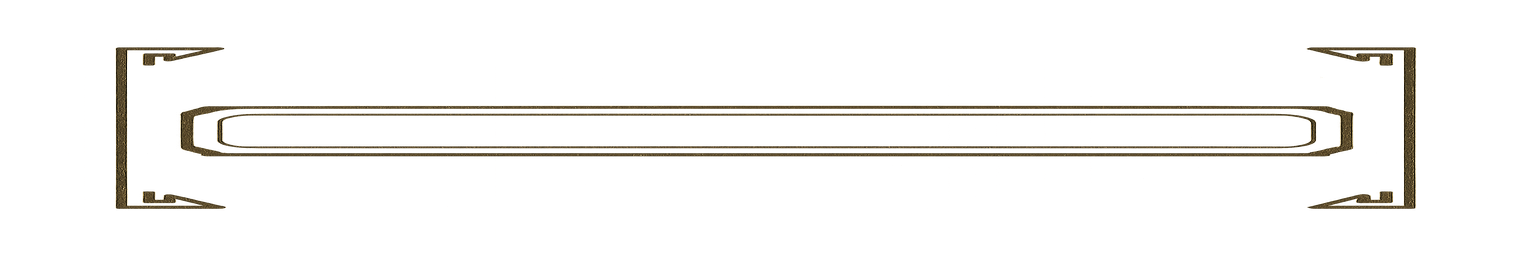
#> input picture tools/generated/wuxia_elements_r2/bar_base.png, 1536 x 256 px, given in place of button_regular.png, which was not available
$ python downscale_small_controls.py
#> lines starting #> are read from the running program, lines starting #| are printed output that depends on the picture
#!/usr/bin/env python3
from __future__ import annotations

from pathlib import Path

from PIL import Image


ROOT = Path(__file__).resolve().parents[1]
TEXTURE_DIR = ROOT / "resources" / "ui" / "textures" / "wuxia"
TARGETS = {
    "button_regular.png": (341, 171),
    "button_pressed.png": (341, 171),
    "button_danger.png": (341, 171),
    "slot_frame.png": (341, 341),
}


def resize_texture(path: Path, size: tuple[int, int]) -> None:
#> called with size = (341, 171)
    image = Image.open(path).convert("RGBA")
#> image is the input picture: PIL image 1536x256 RGBA; mean R, G, B, A 8.3, 6.9, 2.8, 12.2
    resized = image.resize(size, Image.Resampling.LANCZOS)
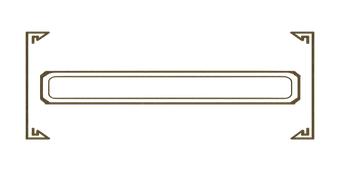
#> resized: PIL image 341x171 RGBA; mean R, G, B, A 10, 8.4, 3.3, 12.4; transparent parts drawn white
    resized.save(path)
    print(f"[ok] {path.relative_to(ROOT)} {image.size} -> {resized.size}")
#| [ok] resources/ui/textures/wuxia/button_regular.png (1536, 256) -> (341, 171)


def main() -> None:
    for name, size in TARGETS.items():
        resize_texture(TEXTURE_DIR / name, size)
#> pass 2 of the loop in main, `for name, size in TARGETS.items():`:
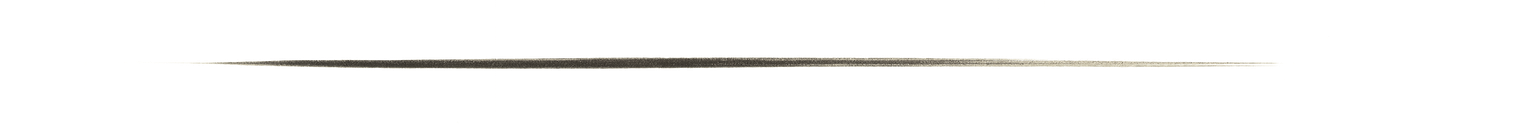
#> input picture tools/generated/wuxia_elements_r2/divider.png, 1536 x 128 px, given in place of button_pressed.png, which was not available
#> in resize_texture, image is the input picture: PIL image 1536x128 RGBA; mean R, G, B, A 8.8, 8.4, 7.1, 10.2
#> in resize_texture (call 2), `resized = image.resize(size, Image.Resampling.LANCZOS)`:
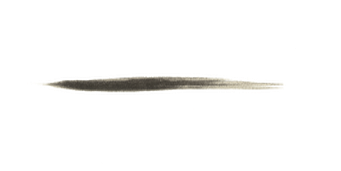
#> resized: PIL image 341x171 RGBA; mean R, G, B, A 9.5, 9, 7.8, 10.2; transparent parts drawn white
#| [ok] resources/ui/textures/wuxia/button_pressed.png (1536, 128) -> (341, 171)


if __name__ == "__main__":
    main()
